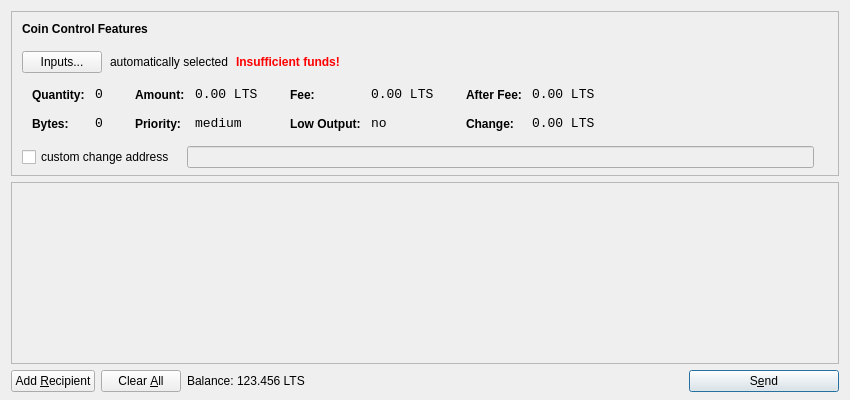
<?xml version="1.0" encoding="UTF-8"?>
<ui version="4.0">
 <class>SendCoinsDialog</class>
 <widget class="QDialog" name="SendCoinsDialog">
  <property name="geometry">
   <rect>
    <x>0</x>
    <y>0</y>
    <width>850</width>
    <height>400</height>
   </rect>
  </property>
  <property name="windowTitle">
   <string>Send Coins</string>
  </property>
  <layout class="QVBoxLayout" name="verticalLayout" stretch="0,1,0">
   <property name="bottomMargin">
    <number>8</number>
   </property>
   <item>
    <widget class="QFrame" name="frameCoinControl">
     <property name="sizePolicy">
      <sizepolicy hsizetype="Expanding" vsizetype="Expanding">
       <horstretch>0</horstretch>
       <verstretch>0</verstretch>
      </sizepolicy>
     </property>
     <property name="maximumSize">
      <size>
       <width>16777215</width>
       <height>16777215</height>
      </size>
     </property>
     <property name="frameShape">
      <enum>QFrame::StyledPanel</enum>
     </property>
     <property name="frameShadow">
      <enum>QFrame::Sunken</enum>
     </property>
     <layout class="QVBoxLayout" name="verticalLayoutCoinControl2">
      <property name="spacing">
       <number>6</number>
      </property>
      <property name="leftMargin">
       <number>0</number>
      </property>
      <property name="topMargin">
       <number>0</number>
      </property>
      <property name="rightMargin">
       <number>0</number>
      </property>
      <property name="bottomMargin">
       <number>6</number>
      </property>
      <item>
       <layout class="QVBoxLayout" name="verticalLayoutCoinControl" stretch="0,0,0,0,1">
        <property name="spacing">
         <number>0</number>
        </property>
        <property name="leftMargin">
         <number>10</number>
        </property>
        <property name="topMargin">
         <number>10</number>
        </property>
        <item>
         <layout class="QHBoxLayout" name="horizontalLayoutCoinControl1">
          <property name="bottomMargin">
           <number>15</number>
          </property>
          <item>
           <widget class="QLabel" name="labelCoinControlFeatures">
            <property name="sizePolicy">
             <sizepolicy hsizetype="Preferred" vsizetype="Maximum">
              <horstretch>0</horstretch>
              <verstretch>0</verstretch>
             </sizepolicy>
            </property>
            <property name="font">
             <font>
              <weight>75</weight>
              <bold>true</bold>
             </font>
            </property>
            <property name="styleSheet">
             <string notr="true">font-weight:bold;</string>
            </property>
            <property name="text">
             <string>Coin Control Features</string>
            </property>
           </widget>
          </item>
         </layout>
        </item>
        <item>
         <layout class="QHBoxLayout" name="horizontalLayoutCoinControl2" stretch="0,0,0,0">
          <property name="spacing">
           <number>8</number>
          </property>
          <property name="bottomMargin">
           <number>10</number>
          </property>
          <item>
           <widget class="QPushButton" name="pushButtonCoinControl">
            <property name="styleSheet">
             <string notr="true"/>
            </property>
            <property name="text">
             <string>Inputs...</string>
            </property>
           </widget>
          </item>
          <item>
           <widget class="QLabel" name="labelCoinControlAutomaticallySelected">
            <property name="text">
             <string>automatically selected</string>
            </property>
            <property name="margin">
             <number>5</number>
            </property>
           </widget>
          </item>
          <item>
           <widget class="QLabel" name="labelCoinControlInsuffFunds">
            <property name="font">
             <font>
              <weight>75</weight>
              <bold>true</bold>
             </font>
            </property>
            <property name="styleSheet">
             <string notr="true">color:red;font-weight:bold;</string>
            </property>
            <property name="text">
             <string>Insufficient funds!</string>
            </property>
            <property name="margin">
             <number>5</number>
            </property>
           </widget>
          </item>
          <item>
           <spacer name="horizontalSpacerCoinControl">
            <property name="orientation">
             <enum>Qt::Horizontal</enum>
            </property>
            <property name="sizeHint" stdset="0">
             <size>
              <width>40</width>
              <height>1</height>
             </size>
            </property>
           </spacer>
          </item>
         </layout>
        </item>
        <item>
         <widget class="QWidget" name="widgetCoinControl" native="true">
          <property name="sizePolicy">
           <sizepolicy hsizetype="Preferred" vsizetype="Preferred">
            <horstretch>0</horstretch>
            <verstretch>0</verstretch>
           </sizepolicy>
          </property>
          <property name="minimumSize">
           <size>
            <width>0</width>
            <height>0</height>
           </size>
          </property>
          <property name="styleSheet">
           <string notr="true"/>
          </property>
          <layout class="QHBoxLayout" name="horizontalLayoutCoinControl5">
           <property name="margin">
            <number>0</number>
           </property>
           <item>
            <layout class="QHBoxLayout" name="horizontalLayoutCoinControl3" stretch="0,0,0,1">
             <property name="spacing">
              <number>20</number>
             </property>
             <property name="topMargin">
              <number>0</number>
             </property>
             <property name="bottomMargin">
              <number>10</number>
             </property>
             <item>
              <layout class="QFormLayout" name="formLayoutCoinControl1">
               <property name="horizontalSpacing">
                <number>10</number>
               </property>
               <property name="verticalSpacing">
                <number>14</number>
               </property>
               <property name="leftMargin">
                <number>10</number>
               </property>
               <property name="topMargin">
                <number>4</number>
               </property>
               <property name="rightMargin">
                <number>6</number>
               </property>
               <item row="0" column="0">
                <widget class="QLabel" name="labelCoinControlQuantityText">
                 <property name="styleSheet">
                  <string notr="true">font-weight:bold;</string>
                 </property>
                 <property name="text">
                  <string>Quantity:</string>
                 </property>
                 <property name="margin">
                  <number>0</number>
                 </property>
                </widget>
               </item>
               <item row="0" column="1">
                <widget class="QLabel" name="labelCoinControlQuantity">
                 <property name="font">
                  <font>
                   <family>Monospace</family>
                   <pointsize>10</pointsize>
                  </font>
                 </property>
                 <property name="cursor">
                  <cursorShape>IBeamCursor</cursorShape>
                 </property>
                 <property name="contextMenuPolicy">
                  <enum>Qt::ActionsContextMenu</enum>
                 </property>
                 <property name="text">
                  <string notr="true">0</string>
                 </property>
                 <property name="margin">
                  <number>0</number>
                 </property>
                 <property name="textInteractionFlags">
                  <set>Qt::LinksAccessibleByMouse|Qt::TextSelectableByKeyboard|Qt::TextSelectableByMouse</set>
                 </property>
                </widget>
               </item>
               <item row="1" column="0">
                <widget class="QLabel" name="labelCoinControlBytesText">
                 <property name="styleSheet">
                  <string notr="true">font-weight:bold;</string>
                 </property>
                 <property name="text">
                  <string>Bytes:</string>
                 </property>
                </widget>
               </item>
               <item row="1" column="1">
                <widget class="QLabel" name="labelCoinControlBytes">
                 <property name="font">
                  <font>
                   <family>Monospace</family>
                   <pointsize>10</pointsize>
                  </font>
                 </property>
                 <property name="cursor">
                  <cursorShape>IBeamCursor</cursorShape>
                 </property>
                 <property name="contextMenuPolicy">
                  <enum>Qt::ActionsContextMenu</enum>
                 </property>
                 <property name="text">
                  <string notr="true">0</string>
                 </property>
                 <property name="textInteractionFlags">
                  <set>Qt::LinksAccessibleByMouse|Qt::TextSelectableByKeyboard|Qt::TextSelectableByMouse</set>
                 </property>
                </widget>
               </item>
              </layout>
             </item>
             <item>
              <layout class="QFormLayout" name="formLayoutCoinControl2">
               <property name="horizontalSpacing">
                <number>10</number>
               </property>
               <property name="verticalSpacing">
                <number>14</number>
               </property>
               <property name="leftMargin">
                <number>6</number>
               </property>
               <property name="topMargin">
                <number>4</number>
               </property>
               <property name="rightMargin">
                <number>6</number>
               </property>
               <item row="0" column="0">
                <widget class="QLabel" name="labelCoinControlAmountText">
                 <property name="styleSheet">
                  <string notr="true">font-weight:bold;</string>
                 </property>
                 <property name="text">
                  <string>Amount:</string>
                 </property>
                 <property name="margin">
                  <number>0</number>
                 </property>
                </widget>
               </item>
               <item row="0" column="1">
                <widget class="QLabel" name="labelCoinControlAmount">
                 <property name="font">
                  <font>
                   <family>Monospace</family>
                   <pointsize>10</pointsize>
                  </font>
                 </property>
                 <property name="cursor">
                  <cursorShape>IBeamCursor</cursorShape>
                 </property>
                 <property name="contextMenuPolicy">
                  <enum>Qt::ActionsContextMenu</enum>
                 </property>
                 <property name="text">
                  <string notr="true">0.00 LTS</string>
                 </property>
                 <property name="textInteractionFlags">
                  <set>Qt::LinksAccessibleByMouse|Qt::TextSelectableByKeyboard|Qt::TextSelectableByMouse</set>
                 </property>
                </widget>
               </item>
               <item row="1" column="0">
                <widget class="QLabel" name="labelCoinControlPriorityText">
                 <property name="styleSheet">
                  <string notr="true">font-weight:bold;</string>
                 </property>
                 <property name="text">
                  <string>Priority:</string>
                 </property>
                </widget>
               </item>
               <item row="1" column="1">
                <widget class="QLabel" name="labelCoinControlPriority">
                 <property name="font">
                  <font>
                   <family>Monospace</family>
                   <pointsize>10</pointsize>
                  </font>
                 </property>
                 <property name="cursor">
                  <cursorShape>IBeamCursor</cursorShape>
                 </property>
                 <property name="contextMenuPolicy">
                  <enum>Qt::ActionsContextMenu</enum>
                 </property>
                 <property name="text">
                  <string>medium</string>
                 </property>
                 <property name="textInteractionFlags">
                  <set>Qt::LinksAccessibleByMouse|Qt::TextSelectableByKeyboard|Qt::TextSelectableByMouse</set>
                 </property>
                </widget>
               </item>
              </layout>
             </item>
             <item>
              <layout class="QFormLayout" name="formLayoutCoinControl3">
               <property name="horizontalSpacing">
                <number>10</number>
               </property>
               <property name="verticalSpacing">
                <number>14</number>
               </property>
               <property name="leftMargin">
                <number>6</number>
               </property>
               <property name="topMargin">
                <number>4</number>
               </property>
               <property name="rightMargin">
                <number>6</number>
               </property>
               <item row="0" column="0">
                <widget class="QLabel" name="labelCoinControlFeeText">
                 <property name="styleSheet">
                  <string notr="true">font-weight:bold;</string>
                 </property>
                 <property name="text">
                  <string>Fee:</string>
                 </property>
                 <property name="margin">
                  <number>0</number>
                 </property>
                </widget>
               </item>
               <item row="0" column="1">
                <widget class="QLabel" name="labelCoinControlFee">
                 <property name="font">
                  <font>
                   <family>Monospace</family>
                   <pointsize>10</pointsize>
                  </font>
                 </property>
                 <property name="cursor">
                  <cursorShape>IBeamCursor</cursorShape>
                 </property>
                 <property name="contextMenuPolicy">
                  <enum>Qt::ActionsContextMenu</enum>
                 </property>
                 <property name="text">
                  <string notr="true">0.00 LTS</string>
                 </property>
                 <property name="textInteractionFlags">
                  <set>Qt::LinksAccessibleByMouse|Qt::TextSelectableByKeyboard|Qt::TextSelectableByMouse</set>
                 </property>
                </widget>
               </item>
               <item row="1" column="0">
                <widget class="QLabel" name="labelCoinControlLowOutputText">
                 <property name="styleSheet">
                  <string notr="true">font-weight:bold;</string>
                 </property>
                 <property name="text">
                  <string>Low Output:</string>
                 </property>
                </widget>
               </item>
               <item row="1" column="1">
                <widget class="QLabel" name="labelCoinControlLowOutput">
                 <property name="font">
                  <font>
                   <family>Monospace</family>
                   <pointsize>10</pointsize>
                  </font>
                 </property>
                 <property name="cursor">
                  <cursorShape>IBeamCursor</cursorShape>
                 </property>
                 <property name="contextMenuPolicy">
                  <enum>Qt::ActionsContextMenu</enum>
                 </property>
                 <property name="text">
                  <string>no</string>
                 </property>
                 <property name="textInteractionFlags">
                  <set>Qt::LinksAccessibleByMouse|Qt::TextSelectableByKeyboard|Qt::TextSelectableByMouse</set>
                 </property>
                </widget>
               </item>
              </layout>
             </item>
             <item>
              <layout class="QFormLayout" name="formLayoutCoinControl4">
               <property name="horizontalSpacing">
                <number>10</number>
               </property>
               <property name="verticalSpacing">
                <number>14</number>
               </property>
               <property name="leftMargin">
                <number>6</number>
               </property>
               <property name="topMargin">
                <number>4</number>
               </property>
               <property name="rightMargin">
                <number>6</number>
               </property>
               <item row="0" column="0">
                <widget class="QLabel" name="labelCoinControlAfterFeeText">
                 <property name="styleSheet">
                  <string notr="true">font-weight:bold;</string>
                 </property>
                 <property name="text">
                  <string>After Fee:</string>
                 </property>
                 <property name="margin">
                  <number>0</number>
                 </property>
                </widget>
               </item>
               <item row="0" column="1">
                <widget class="QLabel" name="labelCoinControlAfterFee">
                 <property name="font">
                  <font>
                   <family>Monospace</family>
                   <pointsize>10</pointsize>
                  </font>
                 </property>
                 <property name="cursor">
                  <cursorShape>IBeamCursor</cursorShape>
                 </property>
                 <property name="contextMenuPolicy">
                  <enum>Qt::ActionsContextMenu</enum>
                 </property>
                 <property name="text">
                  <string notr="true">0.00 LTS</string>
                 </property>
                 <property name="textInteractionFlags">
                  <set>Qt::LinksAccessibleByMouse|Qt::TextSelectableByKeyboard|Qt::TextSelectableByMouse</set>
                 </property>
                </widget>
               </item>
               <item row="1" column="0">
                <widget class="QLabel" name="labelCoinControlChangeText">
                 <property name="styleSheet">
                  <string notr="true">font-weight:bold;</string>
                 </property>
                 <property name="text">
                  <string>Change:</string>
                 </property>
                </widget>
               </item>
               <item row="1" column="1">
                <widget class="QLabel" name="labelCoinControlChange">
                 <property name="font">
                  <font>
                   <family>Monospace</family>
                   <pointsize>10</pointsize>
                  </font>
                 </property>
                 <property name="cursor">
                  <cursorShape>IBeamCursor</cursorShape>
                 </property>
                 <property name="contextMenuPolicy">
                  <enum>Qt::ActionsContextMenu</enum>
                 </property>
                 <property name="text">
                  <string notr="true">0.00 LTS</string>
                 </property>
                 <property name="textInteractionFlags">
                  <set>Qt::LinksAccessibleByMouse|Qt::TextSelectableByKeyboard|Qt::TextSelectableByMouse</set>
                 </property>
                </widget>
               </item>
              </layout>
             </item>
            </layout>
           </item>
          </layout>
         </widget>
        </item>
        <item>
         <layout class="QHBoxLayout" name="horizontalLayoutCoinControl4" stretch="0,0,0">
          <property name="spacing">
           <number>12</number>
          </property>
          <property name="sizeConstraint">
           <enum>QLayout::SetDefaultConstraint</enum>
          </property>
          <property name="topMargin">
           <number>5</number>
          </property>
          <property name="rightMargin">
           <number>5</number>
          </property>
          <item>
           <widget class="QCheckBox" name="checkBoxCoinControlChange">
            <property name="text">
             <string>custom change address</string>
            </property>
           </widget>
          </item>
          <item>
           <widget class="QLineEdit" name="lineEditCoinControlChange">
            <property name="enabled">
             <bool>false</bool>
            </property>
            <property name="sizePolicy">
             <sizepolicy hsizetype="Expanding" vsizetype="Fixed">
              <horstretch>0</horstretch>
              <verstretch>0</verstretch>
             </sizepolicy>
            </property>
           </widget>
          </item>
          <item>
           <widget class="QLabel" name="labelCoinControlChangeLabel">
            <property name="sizePolicy">
             <sizepolicy hsizetype="Preferred" vsizetype="Expanding">
              <horstretch>0</horstretch>
              <verstretch>0</verstretch>
             </sizepolicy>
            </property>
            <property name="minimumSize">
             <size>
              <width>0</width>
              <height>0</height>
             </size>
            </property>
            <property name="text">
             <string/>
            </property>
            <property name="margin">
             <number>3</number>
            </property>
           </widget>
          </item>
         </layout>
        </item>
        <item>
         <spacer name="verticalSpacerCoinControl">
          <property name="orientation">
           <enum>Qt::Vertical</enum>
          </property>
          <property name="sizeHint" stdset="0">
           <size>
            <width>800</width>
            <height>1</height>
           </size>
          </property>
         </spacer>
        </item>
       </layout>
      </item>
     </layout>
    </widget>
   </item>
   <item>
    <widget class="QScrollArea" name="scrollArea">
     <property name="widgetResizable">
      <bool>true</bool>
     </property>
     <widget class="QWidget" name="scrollAreaWidgetContents">
      <property name="geometry">
       <rect>
        <x>0</x>
        <y>0</y>
        <width>830</width>
        <height>175</height>
       </rect>
      </property>
      <layout class="QVBoxLayout" name="verticalLayout_2">
       <property name="margin">
        <number>0</number>
       </property>
       <item>
        <layout class="QVBoxLayout" name="entries">
         <property name="spacing">
          <number>6</number>
         </property>
        </layout>
       </item>
       <item>
        <spacer name="verticalSpacer">
         <property name="orientation">
          <enum>Qt::Vertical</enum>
         </property>
         <property name="sizeHint" stdset="0">
          <size>
           <width>20</width>
           <height>40</height>
          </size>
         </property>
        </spacer>
       </item>
      </layout>
     </widget>
    </widget>
   </item>
   <item>
    <layout class="QHBoxLayout" name="horizontalLayout">
     <item>
      <widget class="QPushButton" name="addButton">
       <property name="toolTip">
        <string>Send to multiple recipients at once</string>
       </property>
       <property name="text">
        <string>Add &amp;Recipient</string>
       </property>
       <property name="icon">
        <iconset resource="../bitcoin.qrc">
         <normaloff>:/icons/add</normaloff>:/icons/add</iconset>
       </property>
       <property name="autoDefault">
        <bool>false</bool>
       </property>
      </widget>
     </item>
     <item>
      <widget class="QPushButton" name="clearButton">
       <property name="sizePolicy">
        <sizepolicy hsizetype="Minimum" vsizetype="Fixed">
         <horstretch>0</horstretch>
         <verstretch>0</verstretch>
        </sizepolicy>
       </property>
       <property name="toolTip">
        <string>Remove all transaction fields</string>
       </property>
       <property name="text">
        <string>Clear &amp;All</string>
       </property>
       <property name="icon">
        <iconset resource="../bitcoin.qrc">
         <normaloff>:/icons/remove</normaloff>:/icons/remove</iconset>
       </property>
       <property name="autoRepeatDelay">
        <number>300</number>
       </property>
       <property name="autoDefault">
        <bool>false</bool>
       </property>
      </widget>
     </item>
     <item>
      <layout class="QHBoxLayout" name="horizontalLayout_2">
       <property name="spacing">
        <number>3</number>
       </property>
       <item>
        <widget class="QLabel" name="label">
         <property name="text">
          <string>Balance:</string>
         </property>
        </widget>
       </item>
       <item>
        <widget class="QLabel" name="labelBalance">
         <property name="cursor">
          <cursorShape>IBeamCursor</cursorShape>
         </property>
         <property name="text">
          <string>123.456 LTS</string>
         </property>
         <property name="textInteractionFlags">
          <set>Qt::LinksAccessibleByMouse|Qt::TextSelectableByKeyboard|Qt::TextSelectableByMouse</set>
         </property>
        </widget>
       </item>
      </layout>
     </item>
     <item>
      <spacer name="horizontalSpacer">
       <property name="orientation">
        <enum>Qt::Horizontal</enum>
       </property>
       <property name="sizeHint" stdset="0">
        <size>
         <width>40</width>
         <height>20</height>
        </size>
       </property>
      </spacer>
     </item>
     <item>
      <widget class="QPushButton" name="sendButton">
       <property name="minimumSize">
        <size>
         <width>150</width>
         <height>0</height>
        </size>
       </property>
       <property name="toolTip">
        <string>Confirm the send action</string>
       </property>
       <property name="text">
        <string>S&amp;end</string>
       </property>
       <property name="icon">
        <iconset resource="../bitcoin.qrc">
         <normaloff>:/icons/send</normaloff>:/icons/send</iconset>
       </property>
       <property name="default">
        <bool>true</bool>
       </property>
      </widget>
     </item>
    </layout>
   </item>
  </layout>
 </widget>
 <resources>
  <include location="../bitcoin.qrc"/>
 </resources>
 <connections/>
</ui>
